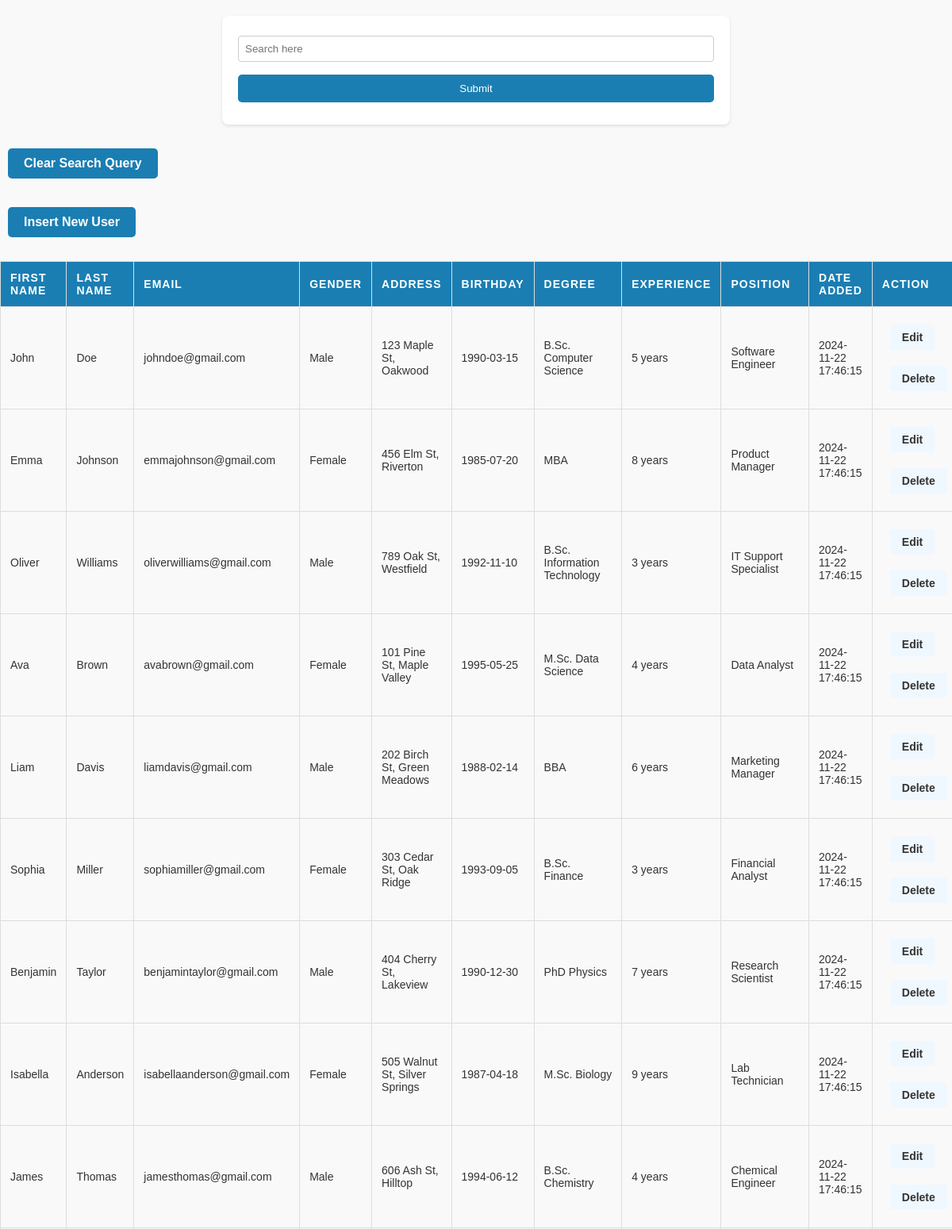
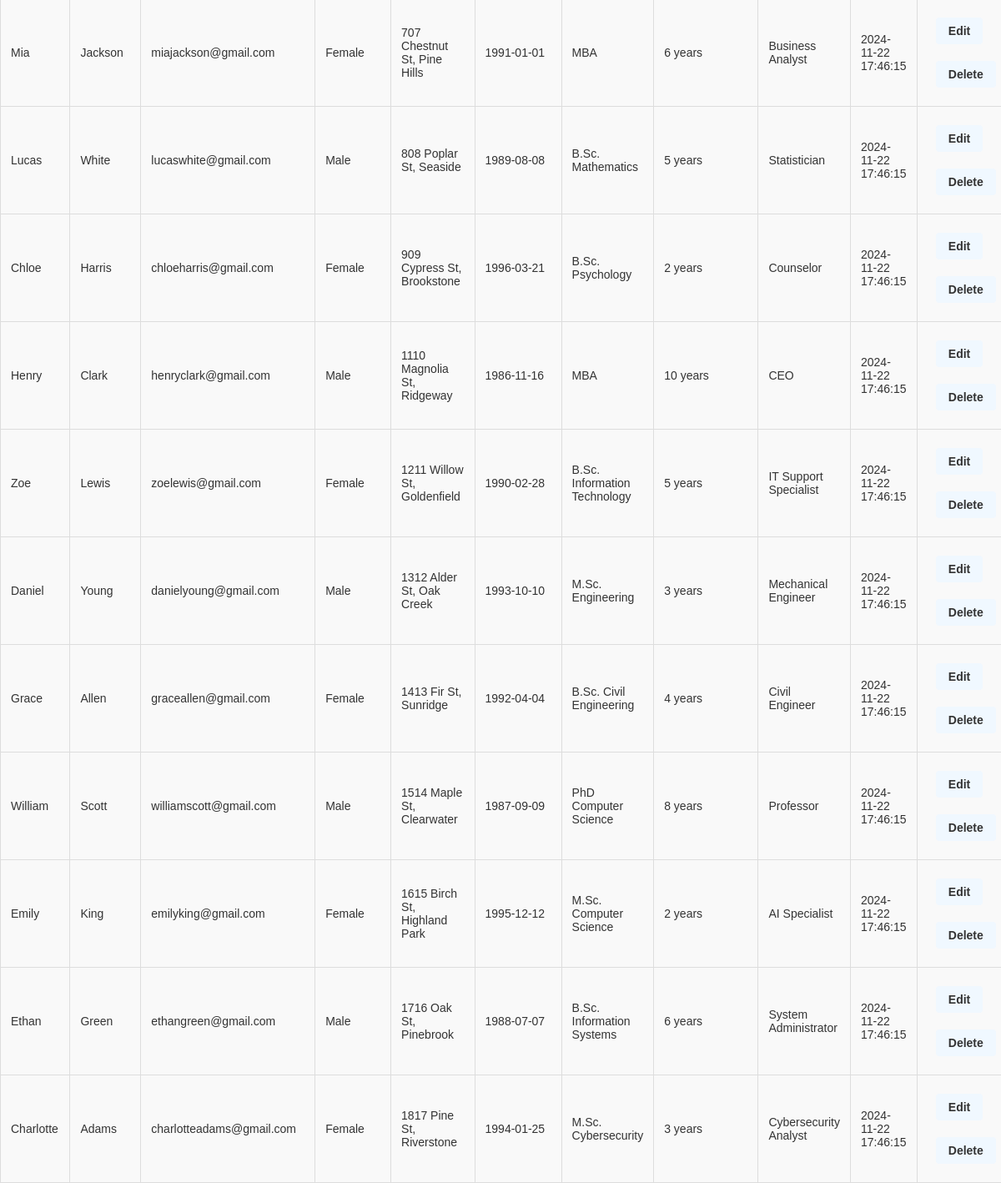
The page / on the database its author committed (2 pictures, top to bottom).
### tables this page shows
create table users (
	id INT AUTO_INCREMENT PRIMARY KEY,
	first_name VARCHAR(255),
	last_name VARCHAR(255),
	email VARCHAR(255),
	gender VARCHAR(255),
	address VARCHAR(255),
	birthday DATE,
    degree VARCHAR(255),
	experience VARCHAR(255),
	position VARCHAR(255),
	date_added TIMESTAMP DEFAULT CURRENT_TIMESTAMP
);

### core/models.php (called while the page is built, shortened)
<?php
function getAllUsers($pdo) {
	$sql = "SELECT * FROM users";
	$stmt = $pdo->prepare($sql);
	$executeQuery = $stmt->execute();
	if ($executeQuery) {
		return $stmt->fetchAll();
	}
}
?>

### index.php (the view, shortened to what this page needs)
<?php require_once 'core/dbConfig.php'; ?>
<?php require_once 'core/models.php'; ?>
<!DOCTYPE html>
<html lang="en">
<head>
	<link rel="stylesheet" href="styles.css">
</head>
<body>
	<form action="<?php echo htmlspecialchars($_SERVER['PHP_SELF']);?>" method="GET">
		<input type="text" name="searchInput" placeholder="Search here">
		<input type="submit" name="searchBtn">
	</form>
	<p><a href="index.php">Clear Search Query</a></p>
	<p><a href="insert.php">Insert New User</a></p>
	<table style="width:100%; margin-top: 20px;">
		<tr>
			<th>First Name</th>
			<th>Last Name</th>
			<th>Email</th>
			<th>Gender</th>
			<th>Address</th>
			<th>Birthday</th>
			<th>Degree</th>
			<th>Experience</th>
            <th>Position</th>
			<th>Date Added</th>
			<th>Action</th>
		</tr>
		<?php if (!isset($_GET['searchBtn'])) { ?>
			<?php $getAllUsers = getAllUsers($pdo); ?>
				<?php foreach ($getAllUsers as $row) { ?>
					<tr>
						<td><?php echo $row['first_name']; ?></td>
						<td><?php echo $row['last_name']; ?></td>
						<td><?php echo $row['email']; ?></td>
						<td><?php echo $row['gender']; ?></td>
						<td><?php echo $row['address']; ?></td>
						<td><?php echo $row['birthday']; ?></td>
						<td><?php echo $row['degree']; ?></td>
						<td><?php echo $row['experience']; ?></td>
						<td><?php echo $row['position']; ?></td>
                        <td><?php echo $row['date_added']; ?></td>
						<td>
							<a href="edit.php?id=<?php echo $row['id']; ?>">Edit</a>
							<a href="delete.php?id=<?php echo $row['id']; ?>">Delete</a>
						</td>
					</tr>
			<?php } ?>
		<?php } ?>
	</table>
</body>
</html>

### styles.css (style rules this page uses)
body { font-family: 'Arial', sans-serif; background-color: #f9f9f9; color: #333; margin: 0; padding: 0; }
a { text-decoration: none; color: #007bff; transition: color 0.3s ease; }
form { background-color: #fff; padding: 20px; margin: 20px auto; max-width: 600px; border-radius: 8px; box-shadow: 0 2px 4px rgba(0, 0, 0, 0.1); }
form input[type="text"], form input[type="date"] { width: 100%; padding: 8px; margin-top: 5px; border: 1px solid #ccc; border-radius: 4px; }
form input[type="submit"] { background-color: #1A7EB3; color: #fff; border: none; padding: 10px 15px; border-radius: 5px; cursor: pointer; transition: background-color 0.3s ease; }
table { width: 100%; margin-top: 20px; border-collapse: collapse; }
table th, table td { padding: 12px; text-align: left; border-bottom: 1px solid #ddd; }
table th { background-color: #007bff; color: #fff; }
table td a { margin-right: 10px; color: #007bff; padding: 5px; border-radius: 4px; background-color: #f0f8ff; transition: background-color 0.3s ease; }
table td a { display: inline-block; margin-right: 15px; padding: 8px 15px; border-radius: 4px; background-color: #f0f8ff; transition: background-color 0.3s ease; }
table { width: 100%; border-collapse: collapse; margin-top: 20px; font-family: 'Arial', sans-serif; box-shadow: 0 4px 8px rgba(0, 0, 0, 0.1); }
table th, table td { padding: 12px; text-align: left; border: 1px solid #ddd; font-size: 14px; }
table th { background-color: #1A7EB3; color: white; text-transform: uppercase; letter-spacing: 1px; }
table tr:nth-child(even) { background-color: #f9f9f9; }
table td a { display: inline-block; margin-right: 15px; padding: 8px 15px; border-radius: 4px; background-color: #f0f8ff; text-decoration: none; color: #333; font-weight: bold; transition: background-color 0.3s ease, transform 0.2s ease; }
input[type="text"], input[type="date"], input[type="submit"], input[type="button"], textarea { padding: 10px; margin: 8px 0; width: 100%; border: 1px solid #ddd; border-radius: 5px; box-sizing: border-box; }
input[type="submit"], input[type="button"] { background-color: #1A7EB3; color: white; cursor: pointer; border: none; }
a { text-decoration: none; font-weight: bold; display: inline-block; padding: 10px 20px; border-radius: 5px; background-color: #2D9CDB; color: white; text-align: center; transition: background-color 0.3s ease, transform 0.2s ease; margin: 10px; }
a[href="index.php"] { background-color: #1A7EB3; }
a[href="insert.php"] { background-color: #1A7EB3; }

### rows shown on the page
users: first_name "John", last_name "Doe", email "johndoe@gmail.com", gender "Male", address "123 Maple St, Oakwood", birthday "1990-03-15", degree "B.Sc. Computer Science", experience "5 years", position "Software Engineer", date_added "2024-11-22 17:46:15"
users: first_name "Emma", last_name "Johnson", email "emmajohnson@gmail.com", gender "Female", address "456 Elm St, Riverton", birthday "1985-07-20", degree "MBA", experience "8 years", position "Product Manager", date_added "2024-11-22 17:46:15"
users: first_name "Oliver", last_name "Williams", email "oliverwilliams@gmail.com", gender "Male", address "789 Oak St, Westfield", birthday "1992-11-10", degree "B.Sc. Information Technology", experience "3 years", position "IT Support Specialist", date_added "2024-11-22 17:46:15"
users: first_name "Ava", last_name "Brown", email "avabrown@gmail.com", gender "Female", address "101 Pine St, Maple Valley", birthday "1995-05-25", degree "M.Sc. Data Science", experience "4 years", position "Data Analyst", date_added "2024-11-22 17:46:15"
users: first_name "Liam", last_name "Davis", email "liamdavis@gmail.com", gender "Male", address "202 Birch St, Green Meadows", birthday "1988-02-14", degree "BBA", experience "6 years", position "Marketing Manager", date_added "2024-11-22 17:46:15"
users: first_name "Sophia", last_name "Miller", email "sophiamiller@gmail.com", gender "Female", address "303 Cedar St, Oak Ridge", birthday "1993-09-05", degree "B.Sc. Finance", experience "3 years", position "Financial Analyst", date_added "2024-11-22 17:46:15"
users: first_name "Benjamin", last_name "Taylor", email "benjamintaylor@gmail.com", gender "Male", address "404 Cherry St, Lakeview", birthday "1990-12-30", degree "PhD Physics", experience "7 years", position "Research Scientist", date_added "2024-11-22 17:46:15"
users: first_name "Isabella", last_name "Anderson", email "isabellaanderson@gmail.com", gender "Female", address "505 Walnut St, Silver Springs", birthday "1987-04-18", degree "M.Sc. Biology", experience "9 years", position "Lab Technician", date_added "2024-11-22 17:46:15"
users: first_name "James", last_name "Thomas", email "jamesthomas@gmail.com", gender "Male", address "606 Ash St, Hilltop", birthday "1994-06-12", degree "B.Sc. Chemistry", experience "4 years", position "Chemical Engineer", date_added "2024-11-22 17:46:15"
users: first_name "Mia", last_name "Jackson", email "miajackson@gmail.com", gender "Female", address "707 Chestnut St, Pine Hills", birthday "1991-01-01", degree "MBA", experience "6 years", position "Business Analyst", date_added "2024-11-22 17:46:15"
users: first_name "Lucas", last_name "White", email "lucaswhite@gmail.com", gender "Male", address "808 Poplar St, Seaside", birthday "1989-08-08", degree "B.Sc. Mathematics", experience "5 years", position "Statistician", date_added "2024-11-22 17:46:15"
users: first_name "Chloe", last_name "Harris", email "chloeharris@gmail.com", gender "Female", address "909 Cypress St, Brookstone", birthday "1996-03-21", degree "B.Sc. Psychology", experience "2 years", position "Counselor", date_added "2024-11-22 17:46:15"
users: first_name "Henry", last_name "Clark", email "henryclark@gmail.com", gender "Male", address "1110 Magnolia St, Ridgeway", birthday "1986-11-16", degree "MBA", experience "10 years", position "CEO", date_added "2024-11-22 17:46:15"
users: first_name "Zoe", last_name "Lewis", email "zoelewis@gmail.com", gender "Female", address "1211 Willow St, Goldenfield", birthday "1990-02-28", degree "B.Sc. Information Technology", experience "5 years", position "IT Support Specialist", date_added "2024-11-22 17:46:15"
users: first_name "Daniel", last_name "Young", email "danielyoung@gmail.com", gender "Male", address "1312 Alder St, Oak Creek", birthday "1993-10-10", degree "M.Sc. Engineering", experience "3 years", position "Mechanical Engineer", date_added "2024-11-22 17:46:15"
users: first_name "Grace", last_name "Allen", email "graceallen@gmail.com", gender "Female", address "1413 Fir St, Sunridge", birthday "1992-04-04", degree "B.Sc. Civil Engineering", experience "4 years", position "Civil Engineer", date_added "2024-11-22 17:46:15"
users: first_name "William", last_name "Scott", email "williamscott@gmail.com", gender "Male", address "1514 Maple St, Clearwater", birthday "1987-09-09", degree "PhD Computer Science", experience "8 years", position "Professor", date_added "2024-11-22 17:46:15"
users: first_name "Emily", last_name "King", email "emilyking@gmail.com", gender "Female", address "1615 Birch St, Highland Park", birthday "1995-12-12", degree "M.Sc. Computer Science", experience "2 years", position "AI Specialist", date_added "2024-11-22 17:46:15"
users: first_name "Ethan", last_name "Green", email "ethangreen@gmail.com", gender "Male", address "1716 Oak St, Pinebrook", birthday "1988-07-07", degree "B.Sc. Information Systems", experience "6 years", position "System Administrator", date_added "2024-11-22 17:46:15"
users: first_name "Charlotte", last_name "Adams", email "charlotteadams@gmail.com", gender "Female", address "1817 Pine St, Riverstone", birthday "1994-01-25", degree "M.Sc. Cybersecurity", experience "3 years", position "Cybersecurity Analyst", date_added "2024-11-22 17:46:15"
